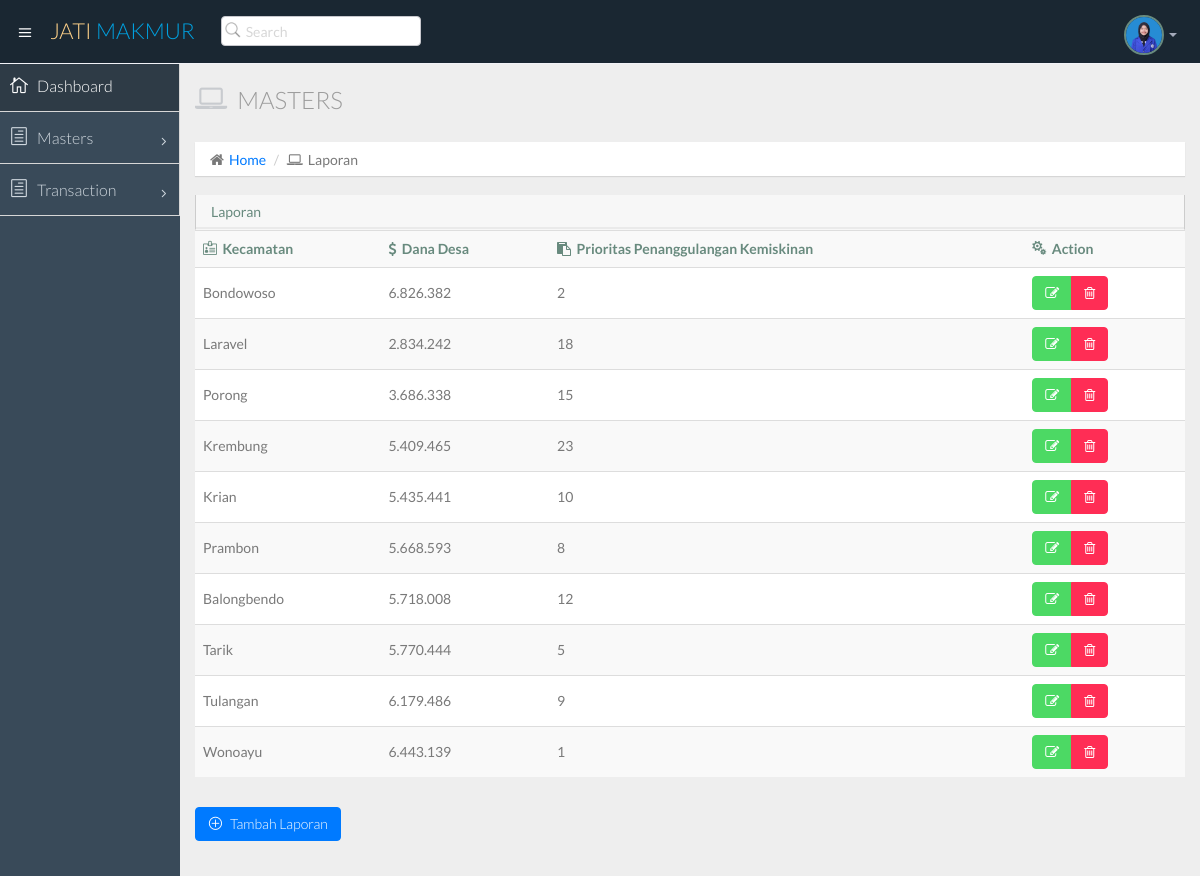
/assets/index.php?page=laporan, run on the app's committed database.
### tables this page shows
CREATE TABLE `laporan` (
  `id` int(11) NOT NULL,
  `kecamatan` varchar(200) NOT NULL,
  `dana_desa` varchar(200) NOT NULL,
  `prioritas` varchar(200) NOT NULL
);

### assets/display_laporan.php (the view)
<!DOCTYPE html>
<html>
	<head>
		<link rel="stylesheet" href="https://cdnjs.cloudflare.com/ajax/libs/font-awesome/4.7.0/css/font-awesome.min.css">
	</head>
</html>
<?php
include "mysqli_koneksi.php";  ?>
<div class="row">
				<div class="col-lg-12">
					<h3 class="page-header"><i class="fa fa-laptop"></i> Masters</h3>
					<ol class="breadcrumb">
						<li><i class="fa fa-home"></i><a href="index.php">Home</a></li>
						<li><i class="fa fa-laptop"></i>Laporan</li>
					</ol>
				</div>
			</div>
			  <div class="row">
                  <div class="col-lg-12">
                      <section class="panel">
                          <header class="panel-heading">
                              Laporan
                          </header>
                          <table class="table table-striped table-advance table-hover">
                           <tbody>
                              <tr>
                                 <th><i class="icon_id-2"></i>&nbsp;&nbsp;Kecamatan</th>
                                 <th><i class="fa fa-dollar"></i>&nbsp;&nbsp;Dana Desa</th>
                                 <th><i class="fa fa-clipboard"></i>&nbsp;&nbsp;Prioritas Penanggulangan Kemiskinan</th>
                                 <th><i class="icon_cogs"></i>&nbsp;&nbsp;Action</th>
                              </tr>
					<?php
  	$sql = mysqli_query($con,"SELECT * FROM laporan ORDER BY id DESC");
  	while($hasil = mysqli_fetch_array($sql)) {
	$idlaporan=$hasil['id'];
  	$kecamatan  = stripslashes($hasil['kecamatan']);
 	$dana_desa = stripslashes($hasil['dana_desa']);
 	$prioritas = stripslashes($hasil['prioritas']);
  ?>
							<tr>
							<td>
							<?php echo $kecamatan;?>
							</td>
							<td>
							<?php echo $dana_desa;?>
							</td>
							<td>
							<?php echo $prioritas;?>
							</td>
							<td>
                                  <div class="btn-group">
                                      <a class="btn btn-success" href="index.php?page=edit_laporan&id=<?php echo $idlaporan;?>"><i class="fa fa-edit"></i></a>
                                      <a class="btn btn-danger" href="index.php?page=delete_laporan&id=<?php echo $idlaporan;?>"><i class="fa fa-trash-o"></i></a>
                                  </div>
                                  </td>
                              </tr>
	        <?php } ?>
		</tbody>
                        </table>
                      </section>
					  <a class="btn btn-primary" href="index.php?page=input_laporan&id=<?php echo $idlaporan;?>"><i class="icon_plus_alt2"></i>&nbsp;&nbsp;&nbsp;Tambah Laporan</a>
                  </div>
              </div>

### data on the page
laporan: kecamatan "Bondowoso", dana_desa "6.826.382", prioritas "2"
laporan: kecamatan "Laravel", dana_desa "2.834.242", prioritas "18"
laporan: kecamatan "Porong", dana_desa "3.686.338", prioritas "15"
laporan: kecamatan "Krembung", dana_desa "5.409.465", prioritas "23"
laporan: kecamatan "Krian", dana_desa "5.435.441", prioritas "10"
laporan: kecamatan "Prambon", dana_desa "5.668.593", prioritas "8"
laporan: kecamatan "Balongbendo", dana_desa "5.718.008", prioritas "12"
laporan: kecamatan "Tarik", dana_desa "5.770.444", prioritas "5"
laporan: kecamatan "Tulangan", dana_desa "6.179.486", prioritas "9"
laporan: kecamatan "Wonoayu", dana_desa "6.443.139", prioritas "1"
